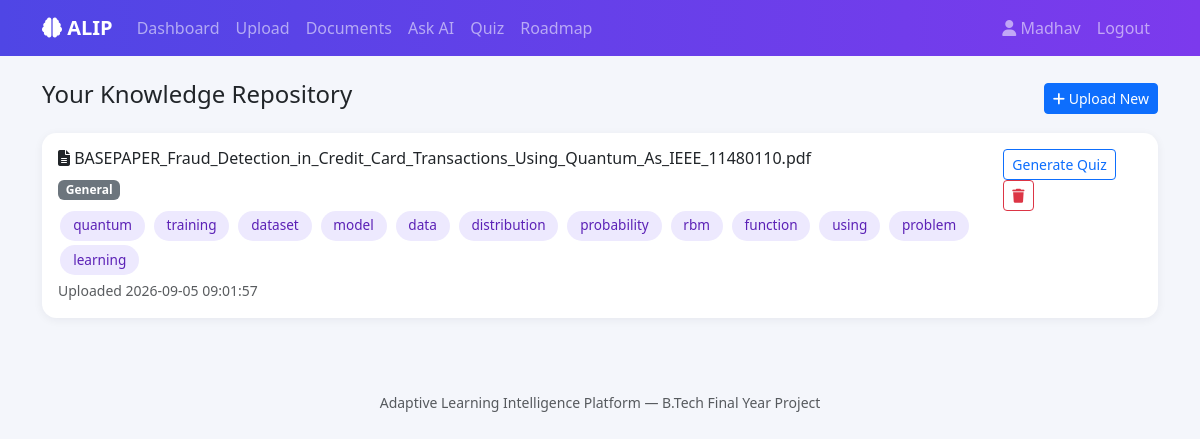
Page /documents (signed in) on the committed database.
### tables this page shows
CREATE TABLE documents (
    id INTEGER PRIMARY KEY AUTOINCREMENT,
    user_id INTEGER NOT NULL,
    filename TEXT NOT NULL,
    filepath TEXT NOT NULL,
    subject TEXT DEFAULT 'General',
    topics TEXT DEFAULT '',
    uploaded_at TEXT NOT NULL,
    FOREIGN KEY (user_id) REFERENCES users (id) ON DELETE CASCADE
);

### app.py (the view)
@app.route("/documents")
@login_required
def documents():
    conn = get_db()
    rows = conn.execute(
        "SELECT * FROM documents WHERE user_id=? ORDER BY uploaded_at DESC", (session["user_id"],)
    ).fetchall()
    conn.close()
    docs = []
    for r in rows:
        d = dict(r)
        d["topics"] = json.loads(d["topics"]) if d["topics"] else []
        docs.append(d)
    return render_template("documents.html", documents=docs)

### app.py (called while the page is built)
def login_required(f):
    @wraps(f)
    def wrapper(*args, **kwargs):
        if "user_id" not in session:
            flash("Please log in to continue.", "warning")
            return redirect(url_for("login"))
        return f(*args, **kwargs)
    return wrapper

### db.py (called while the page is built)
def get_db():
    os.makedirs(os.path.dirname(Config.DATABASE), exist_ok=True)
    conn = sqlite3.connect(Config.DATABASE)
    conn.row_factory = sqlite3.Row
    conn.execute("PRAGMA foreign_keys = ON")
    return conn

### templates/documents.html
{% extends "base.html" %}
{% block content %}
<div class="d-flex justify-content-between align-items-center mb-3">
  <h4>Your Knowledge Repository</h4>
  <a href="{{ url_for('upload') }}" class="btn btn-primary btn-sm"><i class="fa-solid fa-plus"></i> Upload New</a>
</div>
{% if documents %}
  {% for doc in documents %}
  <div class="card p-3 mb-3">
    <div class="d-flex justify-content-between align-items-start">
      <div>
        <h6><i class="fa-solid fa-file-lines"></i> {{ doc.filename }}</h6>
        <span class="badge bg-secondary mb-2">{{ doc.subject }}</span>
        <div>
          {% for topic in doc.topics %}
          <span class="topic-badge">{{ topic }}</span>
          {% endfor %}
        </div>
        <small class="text-muted">Uploaded {{ doc.uploaded_at[:19].replace('T', ' ') }}</small>
      </div>
      <div>
        <a href="{{ url_for('quiz', doc_id=doc.id) }}" class="btn btn-sm btn-outline-primary">Generate Quiz</a>
        <form method="POST" action="{{ url_for('delete_document', doc_id=doc.id) }}" class="d-inline" onsubmit="return confirm('Delete this document?');">
          <button type="submit" class="btn btn-sm btn-outline-danger"><i class="fa-solid fa-trash"></i></button>
        </form>
      </div>
    </div>
  </div>
  {% endfor %}
{% else %}
  <p class="text-muted">No documents uploaded yet. <a href="{{ url_for('upload') }}">Upload your first document</a>.</p>
{% endif %}
{% endblock %}

### static/css/style.css (style rules this page uses)
:root { --brand-primary: #4f46e5; --brand-secondary: #7c3aed; }
body { background-color: #f4f6fb; }
.card { border: none; border-radius: 0.9rem; box-shadow: 0 2px 10px rgba(20, 20, 43, 0.06); }
.topic-badge { background: #ede9fe; color: #5b21b6; border-radius: 999px; padding: 0.3rem 0.8rem; margin: 0.15rem; display: inline-block; font-size: 0.85rem; }

### rows in the picture
documents: filename "BASEPAPER_Fraud_Detection_in_Credit_Card_Transactions_Using_Quantum_As_IEEE_11480110.pdf", subject "General", topics "quantum" "training" "dataset" "model" "data" "distribution" "probability" "rbm" "function" "using" "problem" "learning", uploaded_at "2026-09-05 09:01:57"

### other values in the picture
{{ session.username }} "Madhav"
